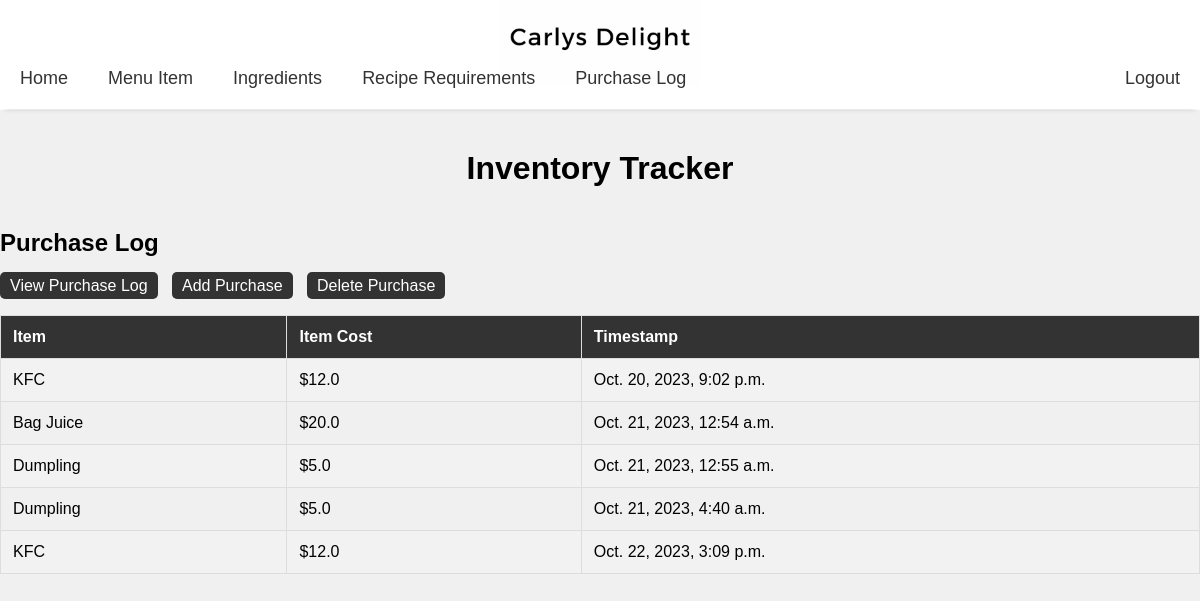
The page /purchase_log/ (signed in) on the database its author committed.
### track_inventory/models.py (models this page shows, shortened)
class PurchaseLog(models.Model):
    item_name = models.ForeignKey(MenuItem, on_delete=models.CASCADE)
    timestamp = models.DateTimeField(auto_now=True)

class MenuItem(models.Model):
    item_name = models.CharField(max_length=50)
    item_price = models.FloatField(default=0)

### track_inventory/views.py (the view)
# urls.py: path("purchase_log/", views.PurchaseLogView.as_view(), name="purchaselog"),
class PurchaseLogView(LoginRequiredMixin, ListView):
    model = PurchaseLog
    template_name = "track_inventory/purchase_log.html"

### track_inventory/templates/track_inventory/purchase_log.html (shortened to what this page needs)
<!DOCTYPE html>
{% extends "track_inventory/base.html" %}
{% load static %}
        {% block head %}
        <link rel="stylesheet" href="{% static 'track_inventory/menu_item_style.css' %}">
        {% endblock %}
        {% block content %}
        <h2>Purchase Log</h2>
        <div class="link-container">
        <a href="{% url 'purchaselog'  %}" >View Purchase Log</a>
        <a href="{% url 'addpurchaselog' %}">Add Purchase</a>
        <a href="{% url 'purchaselogdelselect' %}">Delete Purchase</a>
        </div>
        <table>
            <tr>
                <th>Item</th>
                <th>Item Cost</th>
                <th>Timestamp</th>
            </tr>
            {% for purchase in object_list %}
            <tr>
                <td>{{ purchase.item_name.item_name }}</td>
                <td>${{ purchase.item_name.item_price }}</td>
                <td>{{ purchase.timestamp }}</td>
            </tr>
            {% endfor %}
        </table>
        {% endblock %}

### track_inventory/static/track_inventory/style.css (style rules this page uses)
body { font-family: Arial, sans-serif; background-color: #f0f0f0; margin: 0; padding: 0; }

### track_inventory/static/track_inventory/menu_item_style.css (style rules this page uses)
table { width: 100%; border-collapse: collapse; margin-top: 20px; }
th, td { border: 1px solid #ddd; padding: 12px; text-align: left; }
th { background-color: #333; color: #fff; }
tr:nth-child(even) { background-color: #f2f2f2; }
.link-container a { margin-right: 10px; text-decoration: none; background-color: #333; color: #fff; padding: 5px 10px; border-radius: 5px; transition: background-color 0.3s; }

### rows shown on the page
PurchaseLog: item_name.item_name "KFC", item_name.item_price "12.0", timestamp "Oct. 20, 2023, 9:02 p.m."
PurchaseLog: item_name.item_name "Bag Juice", item_name.item_price "20.0", timestamp "Oct. 21, 2023, 12:54 a.m."
PurchaseLog: item_name.item_name "Dumpling", item_name.item_price "5.0", timestamp "Oct. 21, 2023, 12:55 a.m."
PurchaseLog: item_name.item_name "Dumpling", item_name.item_price "5.0", timestamp "Oct. 21, 2023, 4:40 a.m."
PurchaseLog: item_name.item_name "KFC", item_name.item_price "12.0", timestamp "Oct. 22, 2023, 3:09 p.m."
